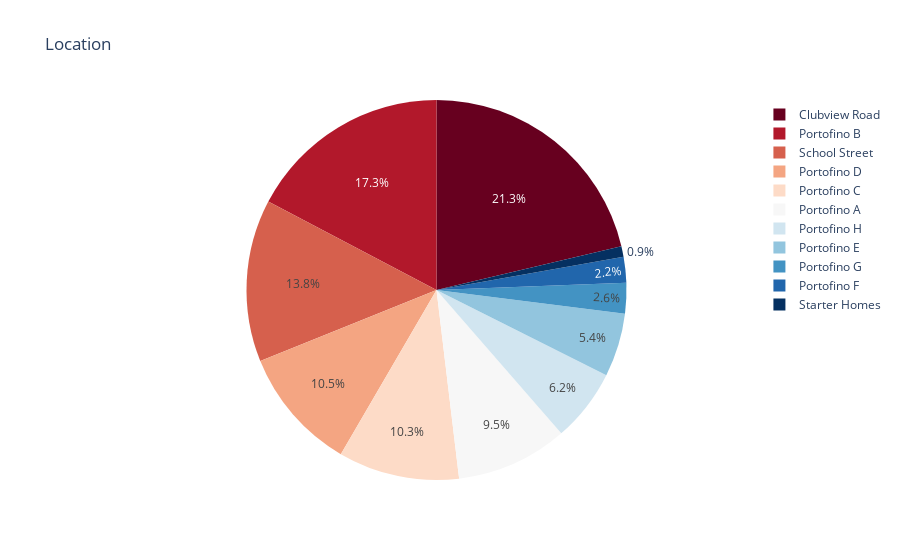

The notebook cell saved with this chart:
### Code cell
Pie = hbk['Location'].value_counts().reset_index()
Pie.columns = ['Location','Percent']
Pie['Percent'] /= len(hbk)
fig = px.pie(Pie, names = 'Location', values = 'Percent', title = 'Location', color = "Percent", color_discrete_sequence = px.colors.sequential.RdBu)
fig.show()

### Figure 1 — Plotly figure (JSON) as saved in the notebook; plotly's stock layout.template omitted (floating-point values rounded to 4 significant figures)
{"data": [{"customdata": [[0.213], [0.173], [0.138], [0.105], [0.103], [0.095], [0.062], [0.054], [0.026], [0.022], [0.009]], "domain": {"x": [0, 1], "y": [0, 1]}, "hovertemplate": "Location=%{label}<br>Percent=%{customdata[0]}<extra></extra>", "labels": ["Clubview Road", "Portofino B", "School Street", "Portofino D", "Portofino C", "Portofino A", "Portofino H", "Portofino E", "Portofino G", "Portofino F", "Starter Homes"], "legendgroup": "", "marker": {"colors": ["rgb(103,0,31)", "rgb(178,24,43)", "rgb(214,96,77)", "rgb(244,165,130)", "rgb(253,219,199)", "rgb(247,247,247)", "rgb(209,229,240)", "rgb(146,197,222)", "rgb(67,147,195)", "rgb(33,102,172)", "rgb(5,48,97)"]}, "name": "", "showlegend": true, "type": "pie", "values": [0.213, 0.173, 0.138, 0.105, 0.103, 0.095, 0.062, 0.054, 0.026, 0.022, 0.009]}], "layout": {"legend": {"tracegroupgap": 0}, "piecolorway": ["rgb(103,0,31)", "rgb(178,24,43)", "rgb(214,96,77)", "rgb(244,165,130)", "rgb(253,219,199)", "rgb(247,247,247)", "rgb(209,229,240)", "rgb(146,197,222)", "rgb(67,147,195)", "rgb(33,102,172)", "rgb(5,48,97)"], "title": {"text": "Location"}}}
